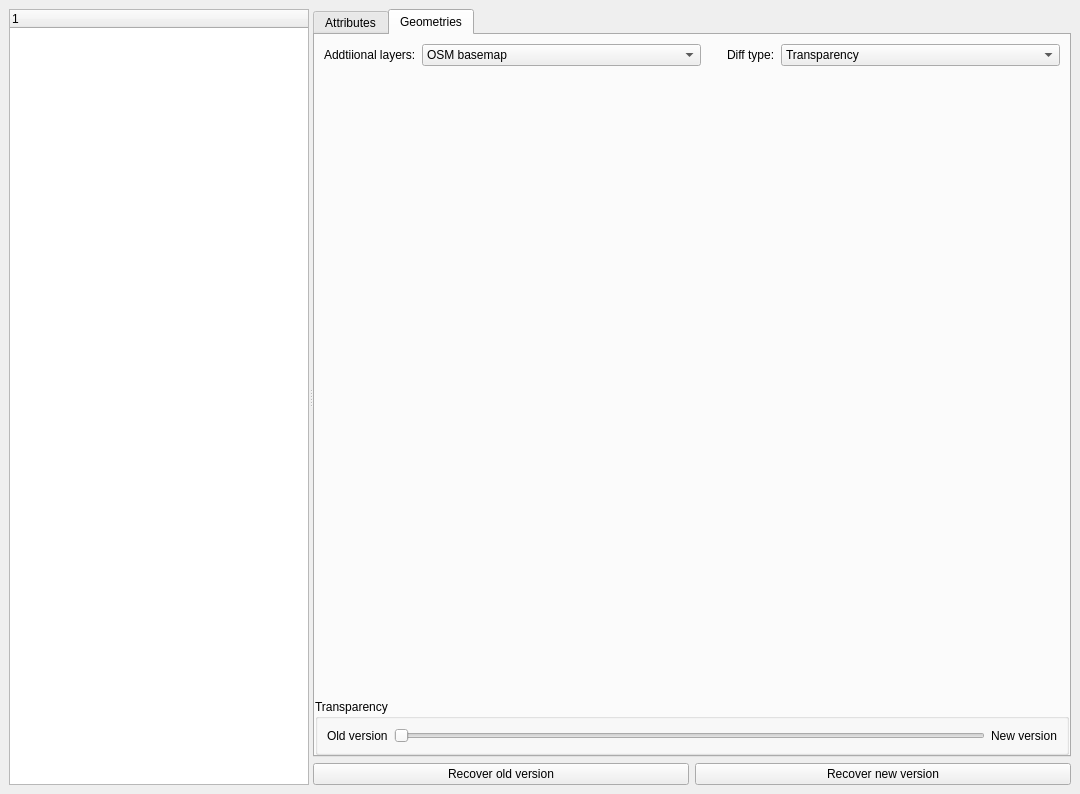
<?xml version="1.0" encoding="UTF-8"?>
<ui version="4.0">
 <class>Form</class>
 <widget class="QWidget" name="Form">
  <property name="geometry">
   <rect>
    <x>0</x>
    <y>0</y>
    <width>1080</width>
    <height>794</height>
   </rect>
  </property>
  <property name="windowTitle">
   <string>Form</string>
  </property>
  <layout class="QVBoxLayout" name="verticalLayout">
   <property name="leftMargin">
    <number>0</number>
   </property>
   <property name="topMargin">
    <number>0</number>
   </property>
   <property name="rightMargin">
    <number>0</number>
   </property>
   <property name="bottomMargin">
    <number>0</number>
   </property>
   <item>
    <widget class="QWidget" name="widget_2" native="true">
     <layout class="QVBoxLayout" name="verticalLayout_5">
      <item>
       <widget class="QSplitter" name="splitter">
        <property name="orientation">
         <enum>Qt::Horizontal</enum>
        </property>
        <widget class="QTreeWidget" name="featuresTree">
         <property name="minimumSize">
          <size>
           <width>0</width>
           <height>300</height>
          </size>
         </property>
         <property name="maximumSize">
          <size>
           <width>300</width>
           <height>16777215</height>
          </size>
         </property>
         <column>
          <property name="text">
           <string notr="true">1</string>
          </property>
         </column>
        </widget>
        <widget class="QWidget" name="layoutWidget">
         <layout class="QVBoxLayout" name="verticalLayout_3">
          <item>
           <widget class="QTabWidget" name="tabWidget">
            <property name="currentIndex">
             <number>1</number>
            </property>
            <widget class="QWidget" name="tabAttributes">
             <attribute name="title">
              <string>Attributes</string>
             </attribute>
             <layout class="QVBoxLayout" name="verticalLayout_2">
              <property name="leftMargin">
               <number>0</number>
              </property>
              <property name="topMargin">
               <number>0</number>
              </property>
              <property name="rightMargin">
               <number>0</number>
              </property>
              <property name="bottomMargin">
               <number>0</number>
              </property>
              <item>
               <widget class="QTableWidget" name="attributesTable">
                <property name="contextMenuPolicy">
                 <enum>Qt::CustomContextMenu</enum>
                </property>
                <property name="editTriggers">
                 <set>QAbstractItemView::NoEditTriggers</set>
                </property>
                <column>
                 <property name="text">
                  <string>Old Value</string>
                 </property>
                </column>
                <column>
                 <property name="text">
                  <string>New Value</string>
                 </property>
                </column>
                <column>
                 <property name="text">
                  <string>Change type</string>
                 </property>
                </column>
               </widget>
              </item>
             </layout>
            </widget>
            <widget class="QWidget" name="tabGeometries">
             <attribute name="title">
              <string>Geometries</string>
             </attribute>
             <layout class="QVBoxLayout" name="verticalLayout_4">
              <property name="leftMargin">
               <number>0</number>
              </property>
              <property name="topMargin">
               <number>0</number>
              </property>
              <property name="rightMargin">
               <number>0</number>
              </property>
              <property name="bottomMargin">
               <number>0</number>
              </property>
              <item>
               <widget class="QWidget" name="widgetDiffConfig" native="true">
                <property name="sizePolicy">
                 <sizepolicy hsizetype="Preferred" vsizetype="Maximum">
                  <horstretch>0</horstretch>
                  <verstretch>0</verstretch>
                 </sizepolicy>
                </property>
                <layout class="QHBoxLayout" name="horizontalLayout_3">
                 <item>
                  <widget class="QLabel" name="label">
                   <property name="sizePolicy">
                    <sizepolicy hsizetype="Fixed" vsizetype="Maximum">
                     <horstretch>0</horstretch>
                     <verstretch>0</verstretch>
                    </sizepolicy>
                   </property>
                   <property name="text">
                    <string>Addtiional layers:</string>
                   </property>
                  </widget>
                 </item>
                 <item>
                  <widget class="QComboBox" name="comboAdditionalLayers">
                   <item>
                    <property name="text">
                     <string>OSM basemap</string>
                    </property>
                   </item>
                   <item>
                    <property name="text">
                     <string>Project layers</string>
                    </property>
                   </item>
                   <item>
                    <property name="text">
                     <string>No additional layers</string>
                    </property>
                   </item>
                  </widget>
                 </item>
                 <item>
                  <spacer name="horizontalSpacer">
                   <property name="orientation">
                    <enum>Qt::Horizontal</enum>
                   </property>
                   <property name="sizeType">
                    <enum>QSizePolicy::Fixed</enum>
                   </property>
                   <property name="sizeHint" stdset="0">
                    <size>
                     <width>20</width>
                     <height>20</height>
                    </size>
                   </property>
                  </spacer>
                 </item>
                 <item>
                  <widget class="QLabel" name="label_2">
                   <property name="sizePolicy">
                    <sizepolicy hsizetype="Fixed" vsizetype="Maximum">
                     <horstretch>0</horstretch>
                     <verstretch>0</verstretch>
                    </sizepolicy>
                   </property>
                   <property name="text">
                    <string>Diff type:</string>
                   </property>
                  </widget>
                 </item>
                 <item>
                  <widget class="QComboBox" name="comboDiffType">
                   <item>
                    <property name="text">
                     <string>Transparency</string>
                    </property>
                   </item>
                   <item>
                    <property name="text">
                     <string>Swipe</string>
                    </property>
                   </item>
                   <item>
                    <property name="text">
                     <string>Per-vertex diff</string>
                    </property>
                   </item>
                  </widget>
                 </item>
                </layout>
               </widget>
              </item>
              <item>
               <widget class="QWidget" name="canvasWidget" native="true"/>
              </item>
              <item>
               <widget class="QGroupBox" name="grpTransparency">
                <property name="sizePolicy">
                 <sizepolicy hsizetype="Preferred" vsizetype="Maximum">
                  <horstretch>0</horstretch>
                  <verstretch>0</verstretch>
                 </sizepolicy>
                </property>
                <property name="title">
                 <string>Transparency</string>
                </property>
                <layout class="QGridLayout" name="gridLayout">
                 <item row="0" column="1">
                  <widget class="QSlider" name="sliderTransparency">
                   <property name="orientation">
                    <enum>Qt::Horizontal</enum>
                   </property>
                  </widget>
                 </item>
                 <item row="0" column="0">
                  <widget class="QLabel" name="label_3">
                   <property name="text">
                    <string>Old version</string>
                   </property>
                  </widget>
                 </item>
                 <item row="0" column="2">
                  <widget class="QLabel" name="label_4">
                   <property name="text">
                    <string>New version</string>
                   </property>
                  </widget>
                 </item>
                </layout>
               </widget>
              </item>
             </layout>
            </widget>
           </widget>
          </item>
          <item>
           <layout class="QHBoxLayout" name="horizontalLayout">
            <item>
             <widget class="QPushButton" name="btnRecoverOldVersion">
              <property name="text">
               <string>Recover old version</string>
              </property>
             </widget>
            </item>
            <item>
             <widget class="QPushButton" name="btnRecoverNewVersion">
              <property name="text">
               <string>Recover new version</string>
              </property>
             </widget>
            </item>
           </layout>
          </item>
         </layout>
        </widget>
       </widget>
      </item>
     </layout>
    </widget>
   </item>
  </layout>
 </widget>
 <resources/>
 <connections/>
</ui>
